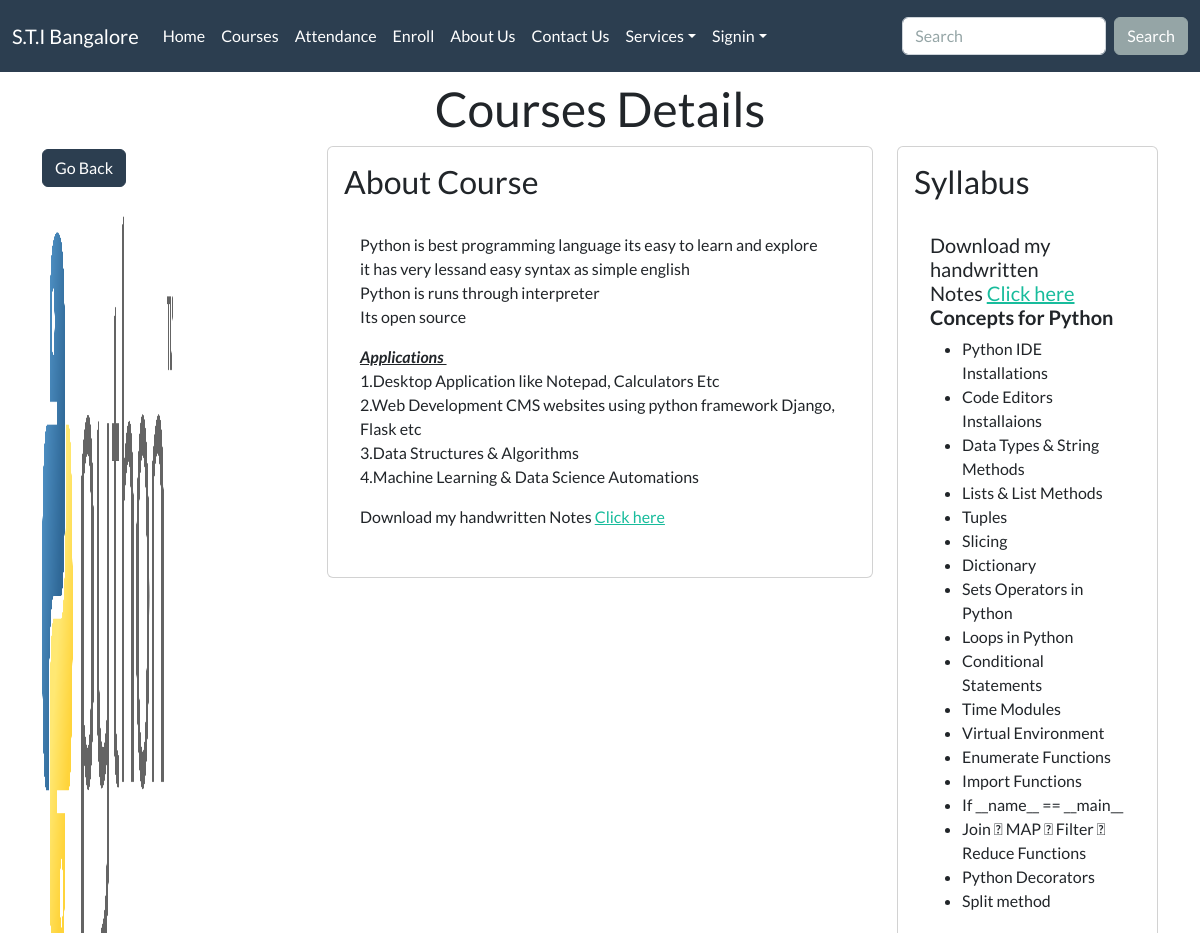
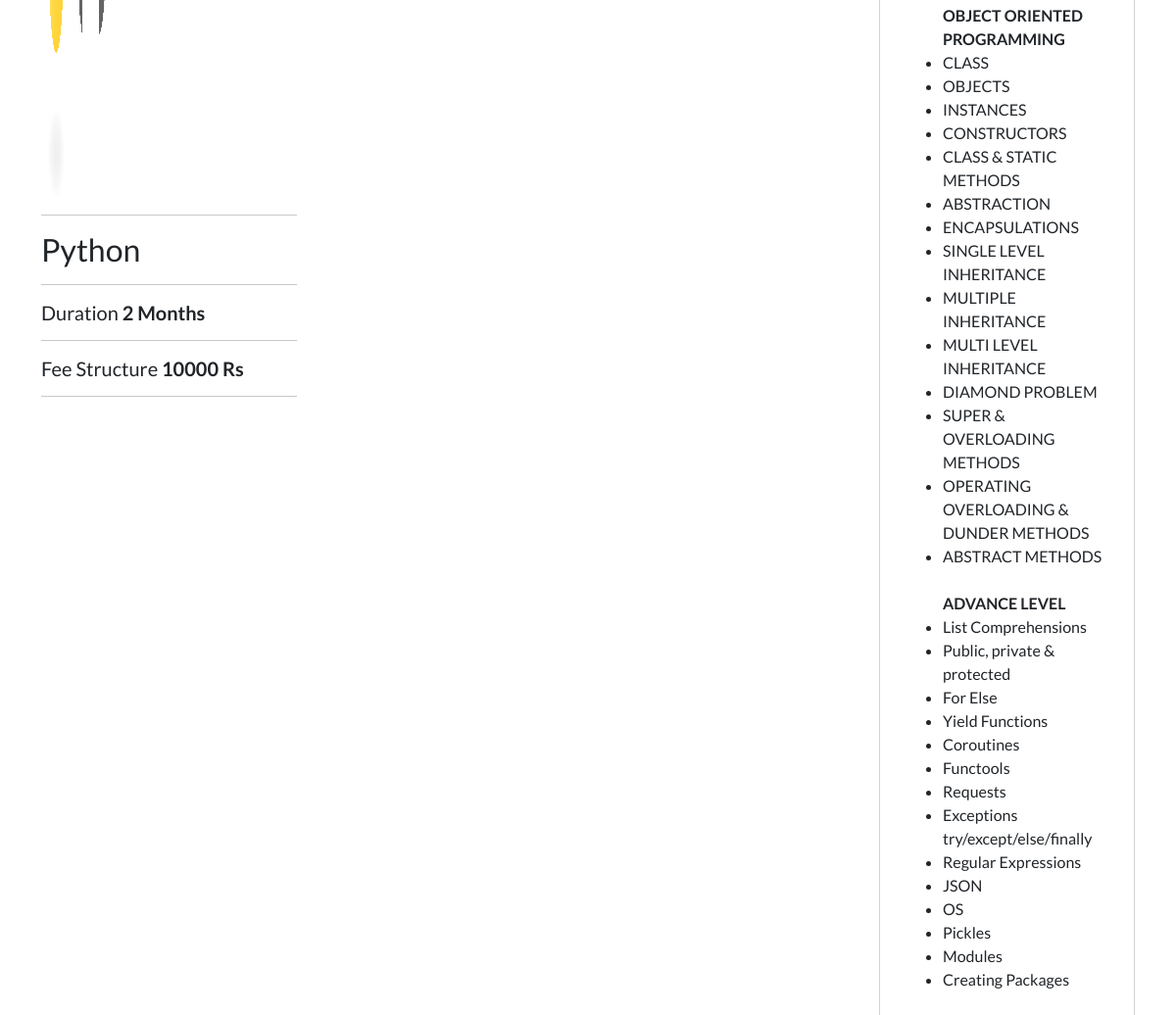
The app's page /course/Python/ with its own data (2 pictures, top to bottom).
### startupapp/models.py (models this page shows, shortened)
class Courses(models.Model):
    courseName=models.CharField(max_length=150,primary_key=True)
    image=models.ImageField(upload_to="course",blank=True,null=True)
    courseFee=models.IntegerField()
    courseDuration=models.IntegerField()
    syllabus=RichTextField(default="syllabus")
    aboutCourse=RichTextField(default="aboutCourse")
    stars=models.IntegerField(default=3)

### startupapp/views.py (the view)
# urls.py: path('course/<id>/',views.course,name="course"),
def course(request,id):
    course=Courses.objects.filter(courseName=id)
    context={"course":course}
    return render(request,"course.html",context)

### templates/course.html (shortened to what this page needs)
{% extends 'base.html' %}
{% block body %}
<div class="container mt-2">
<h1 class="text-center"> Courses Details</h1>
<div class="row">
    {% for c in course %}
<div class="col-md-3">
    <h3><a href="/courses" class="btn btn-primary"> Go Back</a></h3>
    <img src="{{c.image.url}}" id="card-img" class="card-img-top mt-3" alt="not found">
    <hr>
    <h3>
    {{c.courseName}}
    </h3>
    <hr>
    <h5>Duration <span><b>{{c.courseDuration}} Months</b></span></h5>
    <hr>
    <h5>Fee Structure <span><b>{{c.courseFee}} Rs</b></span></h5>
    <hr>
</div>
<div class="col-md-6">
<div class="card p-3">
    <div class="card-title">
        <h3>About Course</h3>
    </div>
    <div class="card-body">
        {{c.aboutCourse | safe}}
    </div>
</div>
</div>
<div class="col-md-3">
    <div class="card p-3">
        <div class="card-title">
            <h3>Syllabus</h3>
        </div>
        <div class="card-body">
            {{c.syllabus | safe}}
        </div>
    </div>
</div>
    {% endfor %}
</div>
</div>
{% endblock body %}

### records on screen
Courses: image (picture), courseName "Python", courseDuration "2", courseFee "10000", aboutCourse "Python is best programming language its easy to learn and explore it has very lessand easy syntax as simple english Python is runs through interpreter Its open source Applications 1.Desktop Application like Notepad, Calculators Etc 2.Web Development CMS websites using python framework Django, Flask etc 3.Data Structures & Algorithms 4.Machine Learning & Data Science Automations Download my handwritten Notes Click here", syllabus "Download my handwritten Notes Click here Concepts for Python Python IDE Installations Code Editors Installaions Data Types & String Methods Lists & List Methods Tuples Slicing Dictionary Sets Operators in Python Loops in Python Conditional Statements Time Modules Virtual Environment Enumerate Functions Import Functions If __name__ == __main__ Join  MAP  Filter  Reduce Functions Python Decorators Split method OBJECT ORIENTED PROGRAMMING CLASS OBJECTS INSTANCES CONSTRUCTORS CLASS & STATIC METHODS ABSTRACTION ENCAPSULATIONS SINGLE LEVEL INHERITANCE MULTIPLE INHERITANCE MULTI LEVEL INHERITANCE DIAMOND PROBLEM SUPER & OVERLOADING METHODS OPERATING OVERLOADING & DUNDER METHODS ABSTRACT METHODS…"
